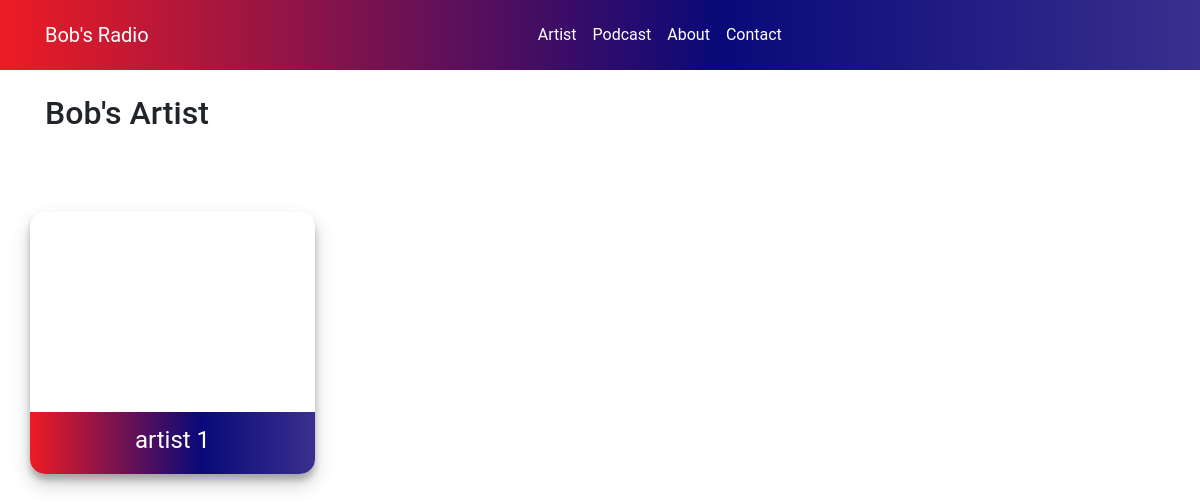
The page /artist on the database as committed earlier.
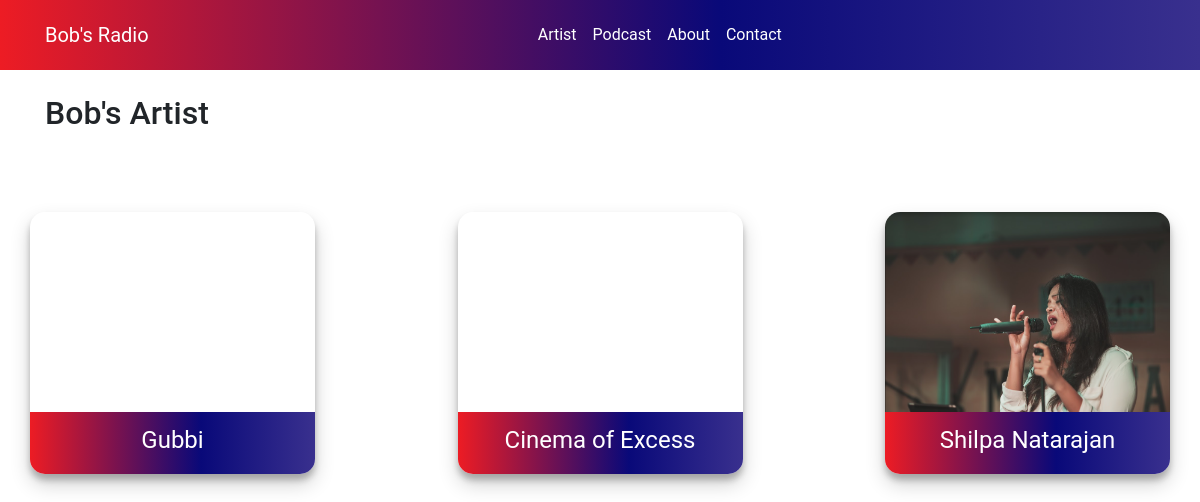
The same page on the database as committed later.
### radio/models.py (models this page shows, shortened)
class Artist(models.Model):
    artist_name = models.CharField(max_length=100, blank=False, null=False)
    image = models.ImageField(default="400-200.png", null=False, blank=True)
    artist_bio = RichTextField(blank=True, null=True)
    genre = models.CharField(max_length=100, blank=False, null=False)
    year_of_inception = models.DateTimeField(blank=False, null=False)
    albums = RichTextField(blank=True, null=True)
    songs_trivia = RichTextField(blank=True, null=True)
    anniversary_date = models.CharField(max_length=50, null=False, blank=False)
    facebook_url = models.TextField()
    instagram_url = models.TextField()

### radio/views.py (the view)
# urls.py: path('artist', views.artist, name='artist'),
def artist(request):
    artists = Artist.objects.all()
    context = {'artists':artists}
    return render(request, 'radio/artist.html', context)

### radio/templates/radio/artist.html
{% extends 'main.html' %}
{% load static %}
{% block content %}
<div class="container">
    <div class="row mt-4">
        <div class="col-12">
            <h2>Bob's Artist</h2>
        </div>
    </div>
    <div class="row mt-5 d-flex justify-content-between">
        {% for artist in artists %}
        <div class="col-12 col-md-3 col-lg-3 mt-4">
            <div class="row artist-grid">
                <div class="col-12 p-0 ">
                    <a href="{% url 'artistdetails' artist.id %}">
                        <img src="{{ artist.image.url }}" alt="" class="img-fluid artist-img" />
                    </a>
                    </div>
                    <div class="col-12 artistnamegrid">
                        <a href="{% url 'artistdetails' artist.id %}">
                            <p class="text-center artistname">
                                {{ artist.artist_name }}
                            </p>
                        </a>
                    </div>
            </div>
        </div>
        {% endfor %}
    </div>
</div>
{% endblock content %}

### templates/main.html (shortened to what this page needs)
{% load static %}
<!DOCTYPE html>
<html lang="en">
<head>
    <link rel="stylesheet" href="{% static './css/bootstrap.min.css' %}">
    <link rel="stylesheet" href="{% static './css/style.css' %}">
    <link rel="stylesheet" href="{% static './css/animate.css' %}">
    <link rel="stylesheet" href="https://cdnjs.cloudflare.com/ajax/libs/font-awesome/5.15.4/css/all.min.css" />
    <link rel="stylesheet" href="https://cdnjs.cloudflare.com/ajax/libs/font-awesome/5.15.4/css/fontawesome.min.css" />
</head>
<body>
    {% include 'navbar.html' %}
    {% block content %}
    {% endblock content %}
</body>
</html>

### templates/navbar.html (shortened to what this page needs)
{% load static %}
<nav class="navbar navbar-expand-lg">
  <div class="container">
    <a class="navbar-brand" href="{% url 'home' %}">Bob's Radio</a>
    <div class=" collapse navbar-collapse" id="navbarSupportedContent">
      <ul class="navbar-nav mx-auto">
        <li class="nav-item">
          <a class="nav-link navanchor" href="{% url 'artist' %}">Artist</a>
        </li>
        <li class="nav-item">
          <a class="nav-link navanchor" href="{% url 'podcast' %}">Podcast</a>
        </li>
        <li class="nav-item">
          <a class="nav-link navanchor" href="{% url 'about' %}">About</a>
        </li>
        <li class="nav-item">
          <a class="nav-link navanchor" href="{% url 'contact' %}">Contact</a>
        </li>
      </ul>
    </div>
  </div>
  </nav>

### templates/footer.html
{% load static %}

### static/css/style.css (style rules this page uses)
body { font-family: 'Open Sans', sans-serif; font-family: 'Roboto', sans-serif; }
.navbar { background: rgb(237,28,36); background: linear-gradient(90deg, rgba(237,28,36,1) 0%, rgba(9,9,121,1) 60%, rgba(57,48,142,1) 100%); min-height: 70px; color: #fff; }
.navbar-brand { color: #fff !important; }
.navanchor { color: #fff !important; }
.artistnamegrid { background: rgb(237,28,36); background: linear-gradient(90deg, rgba(237,28,36,1) 0%, rgba(9,9,121,1) 60%, rgba(57,48,142,1) 100%); border-bottom-left-radius: 15px; border-bottom-right-radius: 15px; }
.artistname { font-size:1.5rem; margin-top:10px; color: #fff; }
.artist-grid { border-radius: 15px; box-shadow: 0 10px 20px rgba(0,0,0,0.19), 0 6px 6px rgba(0,0,0,0.23); }
.artist-img { border-top-left-radius: 15px; border-top-right-radius: 15px; min-height:200px; }

Rows that differ between the two databases and show on the page:
changed Artist: artist_name "artist 1" → "Gubbi"
added Artist: artist_name "Cinema of Excess"
added Artist: image (picture), artist_name "Shilpa Natarajan"
